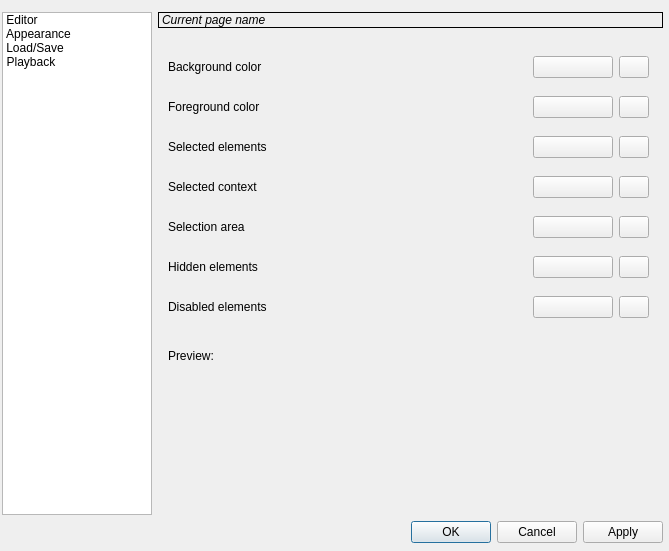
<ui version="4.0" >
 <class>uiSettingsDialog</class>
 <widget class="QDialog" name="uiSettingsDialog" >
  <property name="geometry" >
   <rect>
    <x>0</x>
    <y>0</y>
    <width>669</width>
    <height>551</height>
   </rect>
  </property>
  <property name="windowTitle" >
   <string>Settings</string>
  </property>
  <widget class="QWidget" name="layoutWidget" >
   <property name="geometry" >
    <rect>
     <x>2</x>
     <y>12</y>
     <width>661</width>
     <height>531</height>
    </rect>
   </property>
   <layout class="QVBoxLayout" >
    <property name="margin" >
     <number>0</number>
    </property>
    <property name="spacing" >
     <number>6</number>
    </property>
    <item>
     <layout class="QHBoxLayout" >
      <property name="margin" >
       <number>0</number>
      </property>
      <property name="spacing" >
       <number>6</number>
      </property>
      <item>
       <widget class="QListWidget" name="uiSettingsList" >
        <property name="maximumSize" >
         <size>
          <width>150</width>
          <height>16777215</height>
         </size>
        </property>
        <property name="font" >
         <font>
          <pointsize>9</pointsize>
         </font>
        </property>
        <property name="iconSize" >
         <size>
          <width>60</width>
          <height>60</height>
         </size>
        </property>
        <property name="textElideMode" >
         <enum>Qt::ElideMiddle</enum>
        </property>
        <property name="movement" >
         <enum>QListView::Static</enum>
        </property>
        <property name="flow" >
         <enum>QListView::TopToBottom</enum>
        </property>
        <property name="isWrapping" stdset="0" >
         <bool>false</bool>
        </property>
        <property name="spacing" >
         <number>0</number>
        </property>
        <property name="viewMode" >
         <enum>QListView::IconMode</enum>
        </property>
        <property name="uniformItemSizes" >
         <bool>false</bool>
        </property>
        <property name="wordWrap" >
         <bool>false</bool>
        </property>
        <property name="currentRow" >
         <number>-1</number>
        </property>
        <item>
         <property name="text" >
          <string>Editor</string>
         </property>
         <property name="icon" >
          <iconset>images/editorsettings.svg</iconset>
         </property>
        </item>
        <item>
         <property name="text" >
          <string>Appearance</string>
         </property>
         <property name="icon" >
          <iconset>images/colorsettings.svg</iconset>
         </property>
        </item>
        <item>
         <property name="text" >
          <string>Load/Save</string>
         </property>
         <property name="icon" >
          <iconset>images/floppy.svg</iconset>
         </property>
        </item>
        <item>
         <property name="text" >
          <string>Playback</string>
         </property>
         <property name="icon" >
          <iconset>images/midisetup.svg</iconset>
         </property>
        </item>
       </widget>
      </item>
      <item>
       <layout class="QVBoxLayout" >
        <property name="margin" >
         <number>0</number>
        </property>
        <property name="spacing" >
         <number>6</number>
        </property>
        <item>
         <widget class="QLabel" name="uiPageNameLabel" >
          <property name="font" >
           <font>
            <weight>50</weight>
            <italic>true</italic>
            <bold>false</bold>
           </font>
          </property>
          <property name="frameShape" >
           <enum>QFrame::Box</enum>
          </property>
          <property name="frameShadow" >
           <enum>QFrame::Plain</enum>
          </property>
          <property name="text" >
           <string>Current page name</string>
          </property>
         </widget>
        </item>
        <item>
         <widget class="QStackedWidget" name="uiStackedWidget" >
          <property name="frameShape" >
           <enum>QFrame::NoFrame</enum>
          </property>
          <property name="frameShadow" >
           <enum>QFrame::Plain</enum>
          </property>
          <property name="currentIndex" >
           <number>1</number>
          </property>
          <widget class="QWidget" name="editorSettings" >
           <widget class="QCheckBox" name="uiFinaleLyricsCheckBox" >
            <property name="geometry" >
             <rect>
              <x>10</x>
              <y>10</y>
              <width>431</width>
              <height>29</height>
             </rect>
            </property>
            <property name="toolTip" >
             <string>When making hyphen, immediately jump to the next syllable without hitting space bar key.</string>
            </property>
            <property name="text" >
             <string>Use Finale/Sibelius lyrics behaviour</string>
            </property>
           </widget>
          </widget>
          <widget class="QWidget" name="appearanceSettings" >
           <widget class="QLabel" name="uiPreviewLabel" >
            <property name="geometry" >
             <rect>
              <x>10</x>
              <y>310</y>
              <width>84</width>
              <height>24</height>
             </rect>
            </property>
            <property name="text" >
             <string>Preview:</string>
            </property>
           </widget>
           <widget class="CAScoreViewPort" native="1" name="uiPreviewScoreViewPort" >
            <property name="geometry" >
             <rect>
              <x>10</x>
              <y>330</y>
              <width>431</width>
              <height>111</height>
             </rect>
            </property>
           </widget>
           <widget class="QWidget" name="layoutWidget" >
            <property name="geometry" >
             <rect>
              <x>10</x>
              <y>10</y>
              <width>481</width>
              <height>290</height>
             </rect>
            </property>
            <layout class="QVBoxLayout" >
             <property name="margin" >
              <number>0</number>
             </property>
             <property name="spacing" >
              <number>6</number>
             </property>
             <item>
              <layout class="QHBoxLayout" >
               <property name="margin" >
                <number>0</number>
               </property>
               <property name="spacing" >
                <number>6</number>
               </property>
               <item>
                <widget class="QLabel" name="uiBackgroundLabel" >
                 <property name="toolTip" >
                  <string>Color which the background is filled.</string>
                 </property>
                 <property name="text" >
                  <string>Background color</string>
                 </property>
                </widget>
               </item>
               <item>
                <widget class="QPushButton" name="uiBackgroundColor" >
                 <property name="maximumSize" >
                  <size>
                   <width>80</width>
                   <height>16777215</height>
                  </size>
                 </property>
                 <property name="autoFillBackground" >
                  <bool>true</bool>
                 </property>
                 <property name="text" >
                  <string/>
                 </property>
                </widget>
               </item>
               <item>
                <widget class="QPushButton" name="uiBackgroundRevert" >
                 <property name="maximumSize" >
                  <size>
                   <width>30</width>
                   <height>16777215</height>
                  </size>
                 </property>
                 <property name="icon" >
                  <iconset>images/revert.svg</iconset>
                 </property>
                </widget>
               </item>
              </layout>
             </item>
             <item>
              <layout class="QHBoxLayout" >
               <property name="margin" >
                <number>0</number>
               </property>
               <property name="spacing" >
                <number>6</number>
               </property>
               <item>
                <widget class="QLabel" name="uiForegroundLabel" >
                 <property name="toolTip" >
                  <string>Color which the music elements are painted.</string>
                 </property>
                 <property name="text" >
                  <string>Foreground color</string>
                 </property>
                </widget>
               </item>
               <item>
                <widget class="QPushButton" name="uiForegroundColor" >
                 <property name="maximumSize" >
                  <size>
                   <width>80</width>
                   <height>16777215</height>
                  </size>
                 </property>
                 <property name="autoFillBackground" >
                  <bool>true</bool>
                 </property>
                 <property name="text" >
                  <string/>
                 </property>
                </widget>
               </item>
               <item>
                <widget class="QPushButton" name="uiForegroundRevert" >
                 <property name="maximumSize" >
                  <size>
                   <width>30</width>
                   <height>16777215</height>
                  </size>
                 </property>
                 <property name="icon" >
                  <iconset>images/revert.svg</iconset>
                 </property>
                </widget>
               </item>
              </layout>
             </item>
             <item>
              <layout class="QHBoxLayout" >
               <property name="margin" >
                <number>0</number>
               </property>
               <property name="spacing" >
                <number>6</number>
               </property>
               <item>
                <widget class="QLabel" name="uiSelectionLabel" >
                 <property name="toolTip" >
                  <string>Color which the selected music elements are painted.</string>
                 </property>
                 <property name="text" >
                  <string>Selected elements</string>
                 </property>
                </widget>
               </item>
               <item>
                <widget class="QPushButton" name="uiSelectionColor" >
                 <property name="maximumSize" >
                  <size>
                   <width>80</width>
                   <height>16777215</height>
                  </size>
                 </property>
                 <property name="autoFillBackground" >
                  <bool>true</bool>
                 </property>
                 <property name="text" >
                  <string/>
                 </property>
                </widget>
               </item>
               <item>
                <widget class="QPushButton" name="uiSelectionRevert" >
                 <property name="maximumSize" >
                  <size>
                   <width>30</width>
                   <height>16777215</height>
                  </size>
                 </property>
                 <property name="icon" >
                  <iconset>images/revert.svg</iconset>
                 </property>
                </widget>
               </item>
              </layout>
             </item>
             <item>
              <layout class="QHBoxLayout" >
               <property name="margin" >
                <number>0</number>
               </property>
               <property name="spacing" >
                <number>6</number>
               </property>
               <item>
                <widget class="QLabel" name="uiSelectedContextLabel" >
                 <property name="toolTip" >
                  <string>Color which the current context is painted.</string>
                 </property>
                 <property name="text" >
                  <string>Selected context</string>
                 </property>
                </widget>
               </item>
               <item>
                <widget class="QPushButton" name="uiSelectedContextColor" >
                 <property name="maximumSize" >
                  <size>
                   <width>80</width>
                   <height>16777215</height>
                  </size>
                 </property>
                 <property name="autoFillBackground" >
                  <bool>true</bool>
                 </property>
                 <property name="text" >
                  <string/>
                 </property>
                </widget>
               </item>
               <item>
                <widget class="QPushButton" name="uiSelectedContextRevert" >
                 <property name="maximumSize" >
                  <size>
                   <width>30</width>
                   <height>16777215</height>
                  </size>
                 </property>
                 <property name="icon" >
                  <iconset>images/revert.svg</iconset>
                 </property>
                </widget>
               </item>
              </layout>
             </item>
             <item>
              <layout class="QHBoxLayout" >
               <property name="margin" >
                <number>0</number>
               </property>
               <property name="spacing" >
                <number>6</number>
               </property>
               <item>
                <widget class="QLabel" name="uiSelectionAreaLabel" >
                 <property name="toolTip" >
                  <string>Color which the selection area background is filled.</string>
                 </property>
                 <property name="text" >
                  <string>Selection area</string>
                 </property>
                </widget>
               </item>
               <item>
                <widget class="QPushButton" name="uiSelectionAreaColor" >
                 <property name="maximumSize" >
                  <size>
                   <width>80</width>
                   <height>16777215</height>
                  </size>
                 </property>
                 <property name="autoFillBackground" >
                  <bool>true</bool>
                 </property>
                 <property name="text" >
                  <string/>
                 </property>
                </widget>
               </item>
               <item>
                <widget class="QPushButton" name="uiSelectionAreaRevert" >
                 <property name="maximumSize" >
                  <size>
                   <width>30</width>
                   <height>16777215</height>
                  </size>
                 </property>
                 <property name="icon" >
                  <iconset>images/revert.svg</iconset>
                 </property>
                </widget>
               </item>
              </layout>
             </item>
             <item>
              <layout class="QHBoxLayout" >
               <property name="margin" >
                <number>0</number>
               </property>
               <property name="spacing" >
                <number>6</number>
               </property>
               <item>
                <widget class="QLabel" name="uiHiddenElementsLabel" >
                 <property name="toolTip" >
                  <string>Color which the invisible elements are painted in current-voice-only mode.</string>
                 </property>
                 <property name="text" >
                  <string>Hidden elements</string>
                 </property>
                </widget>
               </item>
               <item>
                <widget class="QPushButton" name="uiHiddenElementsColor" >
                 <property name="maximumSize" >
                  <size>
                   <width>80</width>
                   <height>16777215</height>
                  </size>
                 </property>
                 <property name="autoFillBackground" >
                  <bool>true</bool>
                 </property>
                 <property name="text" >
                  <string/>
                 </property>
                </widget>
               </item>
               <item>
                <widget class="QPushButton" name="uiHiddenElementsRevert" >
                 <property name="maximumSize" >
                  <size>
                   <width>30</width>
                   <height>16777215</height>
                  </size>
                 </property>
                 <property name="icon" >
                  <iconset>images/revert.svg</iconset>
                 </property>
                </widget>
               </item>
              </layout>
             </item>
             <item>
              <layout class="QHBoxLayout" >
               <property name="margin" >
                <number>0</number>
               </property>
               <property name="spacing" >
                <number>6</number>
               </property>
               <item>
                <widget class="QLabel" name="uiDisabledElements" >
                 <property name="toolTip" >
                  <string>Color which the elements in non-selected voice are painted.</string>
                 </property>
                 <property name="text" >
                  <string>Disabled elements</string>
                 </property>
                </widget>
               </item>
               <item>
                <widget class="QPushButton" name="uiDisabledElementsColor" >
                 <property name="maximumSize" >
                  <size>
                   <width>80</width>
                   <height>16777215</height>
                  </size>
                 </property>
                 <property name="autoFillBackground" >
                  <bool>true</bool>
                 </property>
                 <property name="text" >
                  <string/>
                 </property>
                </widget>
               </item>
               <item>
                <widget class="QPushButton" name="uiDisabledElementsRevert" >
                 <property name="maximumSize" >
                  <size>
                   <width>30</width>
                   <height>16777215</height>
                  </size>
                 </property>
                 <property name="icon" >
                  <iconset>images/revert.svg</iconset>
                 </property>
                </widget>
               </item>
              </layout>
             </item>
            </layout>
           </widget>
          </widget>
          <widget class="QWidget" name="loadSaveSettings" >
           <widget class="QWidget" name="layoutWidget" >
            <property name="geometry" >
             <rect>
              <x>10</x>
              <y>10</y>
              <width>481</width>
              <height>68</height>
             </rect>
            </property>
            <layout class="QVBoxLayout" >
             <property name="margin" >
              <number>0</number>
             </property>
             <property name="spacing" >
              <number>6</number>
             </property>
             <item>
              <widget class="QLabel" name="uiDocumentsDirectoryLabel" >
               <property name="text" >
                <string>Default documents location:</string>
               </property>
              </widget>
             </item>
             <item>
              <layout class="QHBoxLayout" >
               <property name="margin" >
                <number>0</number>
               </property>
               <property name="spacing" >
                <number>6</number>
               </property>
               <item>
                <widget class="QLineEdit" name="uiDocumentsDirectory" />
               </item>
               <item>
                <widget class="QPushButton" name="uiDocumentsDirectoryBrowse" >
                 <property name="maximumSize" >
                  <size>
                   <width>30</width>
                   <height>16777215</height>
                  </size>
                 </property>
                 <property name="text" >
                  <string>...</string>
                 </property>
                </widget>
               </item>
               <item>
                <widget class="QPushButton" name="uiDocumentsDirectoryRevert" >
                 <property name="maximumSize" >
                  <size>
                   <width>30</width>
                   <height>16777215</height>
                  </size>
                 </property>
                 <property name="icon" >
                  <iconset>images/revert.svg</iconset>
                 </property>
                </widget>
               </item>
              </layout>
             </item>
            </layout>
           </widget>
           <widget class="QWidget" name="layoutWidget" >
            <property name="geometry" >
             <rect>
              <x>10</x>
              <y>90</y>
              <width>481</width>
              <height>61</height>
             </rect>
            </property>
            <layout class="QVBoxLayout" >
             <property name="margin" >
              <number>0</number>
             </property>
             <property name="spacing" >
              <number>6</number>
             </property>
             <item>
              <widget class="QLabel" name="uiDefaultSaveLabel" >
               <property name="text" >
                <string>Default file format for saving:</string>
               </property>
              </widget>
             </item>
             <item>
              <widget class="QComboBox" name="uiDefaultSaveComboBox" >
               <property name="sizePolicy" >
                <sizepolicy>
                 <hsizetype>5</hsizetype>
                 <vsizetype>5</vsizetype>
                 <horstretch>0</horstretch>
                 <verstretch>0</verstretch>
                </sizepolicy>
               </property>
              </widget>
             </item>
            </layout>
           </widget>
           <widget class="QWidget" name="layoutWidget" >
            <property name="geometry" >
             <rect>
              <x>10</x>
              <y>160</y>
              <width>481</width>
              <height>33</height>
             </rect>
            </property>
            <layout class="QHBoxLayout" >
             <property name="margin" >
              <number>0</number>
             </property>
             <property name="spacing" >
              <number>6</number>
             </property>
             <item>
              <widget class="QLabel" name="uiAutoSaveLabel" >
               <property name="sizePolicy" >
                <sizepolicy>
                 <hsizetype>4</hsizetype>
                 <vsizetype>5</vsizetype>
                 <horstretch>0</horstretch>
                 <verstretch>0</verstretch>
                </sizepolicy>
               </property>
               <property name="text" >
                <string comment="Auto save every %n minutes." >Auto save every</string>
               </property>
              </widget>
             </item>
             <item>
              <widget class="QSpinBox" name="uiAutoSaveSpinBox" >
               <property name="maximumSize" >
                <size>
                 <width>70</width>
                 <height>16777215</height>
                </size>
               </property>
               <property name="toolTip" >
                <string>Automatically save document every specified number of ellapsed minutes. 0 to disable auto save.</string>
               </property>
              </widget>
             </item>
             <item>
              <widget class="QLabel" name="uiAutoSaveLabel_2" >
               <property name="text" >
                <string comment="Auto save every %n minutes." >minutes.</string>
               </property>
              </widget>
             </item>
            </layout>
           </widget>
          </widget>
          <widget class="QWidget" name="midiSettings" >
           <widget class="QWidget" name="layoutWidget" >
            <property name="geometry" >
             <rect>
              <x>10</x>
              <y>10</y>
              <width>481</width>
              <height>431</height>
             </rect>
            </property>
            <layout class="QHBoxLayout" >
             <property name="margin" >
              <number>0</number>
             </property>
             <property name="spacing" >
              <number>6</number>
             </property>
             <item>
              <layout class="QVBoxLayout" >
               <property name="margin" >
                <number>0</number>
               </property>
               <property name="spacing" >
                <number>6</number>
               </property>
               <item>
                <widget class="QLabel" name="uiMidiInLabel" >
                 <property name="text" >
                  <string>MIDI IN devices:</string>
                 </property>
                </widget>
               </item>
               <item>
                <widget class="QListWidget" name="uiMidiInList" />
               </item>
              </layout>
             </item>
             <item>
              <widget class="Line" name="line" >
               <property name="orientation" >
                <enum>Qt::Vertical</enum>
               </property>
              </widget>
             </item>
             <item>
              <layout class="QVBoxLayout" >
               <property name="margin" >
                <number>0</number>
               </property>
               <property name="spacing" >
                <number>6</number>
               </property>
               <item>
                <widget class="QLabel" name="uiMidiOutLabel" >
                 <property name="text" >
                  <string>MIDI OUT devices:</string>
                 </property>
                </widget>
               </item>
               <item>
                <widget class="QListWidget" name="uiMidiOutList" />
               </item>
              </layout>
             </item>
            </layout>
           </widget>
          </widget>
         </widget>
        </item>
       </layout>
      </item>
     </layout>
    </item>
    <item>
     <widget class="QDialogButtonBox" name="uiButtonBox" >
      <property name="orientation" >
       <enum>Qt::Horizontal</enum>
      </property>
      <property name="standardButtons" >
       <set>QDialogButtonBox::Apply|QDialogButtonBox::Cancel|QDialogButtonBox::NoButton|QDialogButtonBox::Ok</set>
      </property>
     </widget>
    </item>
   </layout>
  </widget>
 </widget>
 <customwidgets>
  <customwidget>
   <class>CAScoreViewPort</class>
   <extends>QWidget</extends>
   <header>widgets/scoreviewport.h</header>
  </customwidget>
 </customwidgets>
 <resources/>
 <connections>
  <connection>
   <sender>uiButtonBox</sender>
   <signal>accepted()</signal>
   <receiver>uiSettingsDialog</receiver>
   <slot>accept()</slot>
   <hints>
    <hint type="sourcelabel" >
     <x>249</x>
     <y>541</y>
    </hint>
    <hint type="destinationlabel" >
     <x>157</x>
     <y>274</y>
    </hint>
   </hints>
  </connection>
  <connection>
   <sender>uiButtonBox</sender>
   <signal>rejected()</signal>
   <receiver>uiSettingsDialog</receiver>
   <slot>reject()</slot>
   <hints>
    <hint type="sourcelabel" >
     <x>317</x>
     <y>541</y>
    </hint>
    <hint type="destinationlabel" >
     <x>286</x>
     <y>274</y>
    </hint>
   </hints>
  </connection>
 </connections>
</ui>
